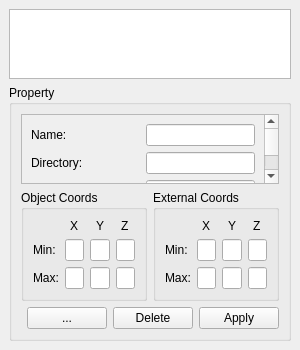
<?xml version="1.0" encoding="UTF-8"?>
<ui version="4.0">
 <class>ObjectEditorWIP</class>
 <widget class="QDockWidget" name="ObjectEditorWIP">
  <property name="geometry">
   <rect>
    <x>0</x>
    <y>0</y>
    <width>282</width>
    <height>297</height>
   </rect>
  </property>
  <property name="windowTitle">
   <string>Object Editor</string>
  </property>
  <widget class="QWidget" name="dockWidgetContents">
   <layout class="QGridLayout" name="gridLayout_7">
    <item row="1" column="0">
     <widget class="QGroupBox" name="groupBox_3">
      <property name="title">
       <string>Property</string>
      </property>
      <layout class="QGridLayout" name="gridLayout_5">
       <item row="2" column="0">
        <spacer name="horizontalSpacer">
         <property name="orientation">
          <enum>Qt::Horizontal</enum>
         </property>
         <property name="sizeHint" stdset="0">
          <size>
           <width>40</width>
           <height>20</height>
          </size>
         </property>
        </spacer>
       </item>
       <item row="1" column="0" colspan="4">
        <layout class="QHBoxLayout" name="horizontalLayout">
         <item>
          <widget class="QGroupBox" name="objectCoordsGroupBox">
           <property name="title">
            <string>Object Coords</string>
           </property>
           <layout class="QGridLayout" name="gridLayout_2">
            <item row="0" column="0">
             <layout class="QGridLayout" name="gridLayout">
              <item row="0" column="1" alignment="Qt::AlignHCenter">
               <widget class="QLabel" name="objectCoordXLabel">
                <property name="text">
                 <string>X</string>
                </property>
               </widget>
              </item>
              <item row="0" column="2" alignment="Qt::AlignHCenter">
               <widget class="QLabel" name="objectCoordYLabel">
                <property name="text">
                 <string>Y</string>
                </property>
               </widget>
              </item>
              <item row="1" column="0">
               <widget class="QLabel" name="objectCoordsMinLabel">
                <property name="sizePolicy">
                 <sizepolicy hsizetype="Fixed" vsizetype="Preferred">
                  <horstretch>0</horstretch>
                  <verstretch>0</verstretch>
                 </sizepolicy>
                </property>
                <property name="text">
                 <string>Min:</string>
                </property>
               </widget>
              </item>
              <item row="2" column="0">
               <widget class="QLabel" name="objectCoordsMaxLabel">
                <property name="sizePolicy">
                 <sizepolicy hsizetype="Fixed" vsizetype="Preferred">
                  <horstretch>0</horstretch>
                  <verstretch>0</verstretch>
                 </sizepolicy>
                </property>
                <property name="text">
                 <string>Max:</string>
                </property>
               </widget>
              </item>
              <item row="0" column="3" alignment="Qt::AlignHCenter">
               <widget class="QLabel" name="objectCoordZLabel">
                <property name="text">
                 <string>Z</string>
                </property>
               </widget>
              </item>
              <item row="1" column="1">
               <widget class="QLineEdit" name="minObjectXCoordLineEdit">
                <property name="sizePolicy">
                 <sizepolicy hsizetype="Ignored" vsizetype="Fixed">
                  <horstretch>0</horstretch>
                  <verstretch>0</verstretch>
                 </sizepolicy>
                </property>
                <property name="readOnly">
                 <bool>true</bool>
                </property>
               </widget>
              </item>
              <item row="2" column="1">
               <widget class="QLineEdit" name="maxObjectXCoordLineEdit">
                <property name="sizePolicy">
                 <sizepolicy hsizetype="Ignored" vsizetype="Fixed">
                  <horstretch>0</horstretch>
                  <verstretch>0</verstretch>
                 </sizepolicy>
                </property>
                <property name="readOnly">
                 <bool>true</bool>
                </property>
               </widget>
              </item>
              <item row="1" column="2">
               <widget class="QLineEdit" name="minObjectYCoordLineEdit">
                <property name="sizePolicy">
                 <sizepolicy hsizetype="Ignored" vsizetype="Fixed">
                  <horstretch>0</horstretch>
                  <verstretch>0</verstretch>
                 </sizepolicy>
                </property>
                <property name="readOnly">
                 <bool>true</bool>
                </property>
               </widget>
              </item>
              <item row="2" column="2">
               <widget class="QLineEdit" name="maxObjectYCoordLineEdit">
                <property name="sizePolicy">
                 <sizepolicy hsizetype="Ignored" vsizetype="Fixed">
                  <horstretch>0</horstretch>
                  <verstretch>0</verstretch>
                 </sizepolicy>
                </property>
                <property name="readOnly">
                 <bool>true</bool>
                </property>
               </widget>
              </item>
              <item row="1" column="3">
               <widget class="QLineEdit" name="minObjectZCoordLineEdit">
                <property name="sizePolicy">
                 <sizepolicy hsizetype="Ignored" vsizetype="Fixed">
                  <horstretch>0</horstretch>
                  <verstretch>0</verstretch>
                 </sizepolicy>
                </property>
                <property name="readOnly">
                 <bool>true</bool>
                </property>
               </widget>
              </item>
              <item row="2" column="3">
               <widget class="QLineEdit" name="maxObjectZCoordLineEdit">
                <property name="sizePolicy">
                 <sizepolicy hsizetype="Ignored" vsizetype="Fixed">
                  <horstretch>0</horstretch>
                  <verstretch>0</verstretch>
                 </sizepolicy>
                </property>
                <property name="readOnly">
                 <bool>true</bool>
                </property>
               </widget>
              </item>
             </layout>
            </item>
           </layout>
          </widget>
         </item>
         <item>
          <widget class="QGroupBox" name="externalCoordsGroupBox">
           <property name="title">
            <string>External Coords</string>
           </property>
           <layout class="QGridLayout" name="gridLayout_3">
            <item row="0" column="0">
             <layout class="QGridLayout" name="gridLayout_4">
              <item row="0" column="1" alignment="Qt::AlignHCenter">
               <widget class="QLabel" name="externalCoordXLabel">
                <property name="text">
                 <string>X</string>
                </property>
               </widget>
              </item>
              <item row="0" column="2" alignment="Qt::AlignHCenter">
               <widget class="QLabel" name="externalCoordYLabel">
                <property name="text">
                 <string>Y</string>
                </property>
               </widget>
              </item>
              <item row="1" column="0">
               <widget class="QLabel" name="externalCoordsMinLabel">
                <property name="sizePolicy">
                 <sizepolicy hsizetype="Fixed" vsizetype="Preferred">
                  <horstretch>0</horstretch>
                  <verstretch>0</verstretch>
                 </sizepolicy>
                </property>
                <property name="text">
                 <string>Min:</string>
                </property>
               </widget>
              </item>
              <item row="2" column="0">
               <widget class="QLabel" name="externalCoordsMaxLabel">
                <property name="sizePolicy">
                 <sizepolicy hsizetype="Fixed" vsizetype="Preferred">
                  <horstretch>0</horstretch>
                  <verstretch>0</verstretch>
                 </sizepolicy>
                </property>
                <property name="text">
                 <string>Max:</string>
                </property>
               </widget>
              </item>
              <item row="0" column="3" alignment="Qt::AlignHCenter">
               <widget class="QLabel" name="externalCoordZLabel">
                <property name="text">
                 <string>Z</string>
                </property>
               </widget>
              </item>
              <item row="1" column="1">
               <widget class="QLineEdit" name="minExternalXCoordLineEdit">
                <property name="sizePolicy">
                 <sizepolicy hsizetype="Ignored" vsizetype="Fixed">
                  <horstretch>0</horstretch>
                  <verstretch>0</verstretch>
                 </sizepolicy>
                </property>
                <property name="readOnly">
                 <bool>true</bool>
                </property>
               </widget>
              </item>
              <item row="2" column="1">
               <widget class="QLineEdit" name="maxExternalXCoordLineEdit">
                <property name="sizePolicy">
                 <sizepolicy hsizetype="Ignored" vsizetype="Fixed">
                  <horstretch>0</horstretch>
                  <verstretch>0</verstretch>
                 </sizepolicy>
                </property>
                <property name="readOnly">
                 <bool>true</bool>
                </property>
               </widget>
              </item>
              <item row="1" column="2">
               <widget class="QLineEdit" name="minExternalYCoordLineEdit">
                <property name="sizePolicy">
                 <sizepolicy hsizetype="Ignored" vsizetype="Fixed">
                  <horstretch>0</horstretch>
                  <verstretch>0</verstretch>
                 </sizepolicy>
                </property>
                <property name="readOnly">
                 <bool>true</bool>
                </property>
               </widget>
              </item>
              <item row="1" column="3">
               <widget class="QLineEdit" name="minExternalZCoordLineEdit">
                <property name="sizePolicy">
                 <sizepolicy hsizetype="Ignored" vsizetype="Fixed">
                  <horstretch>0</horstretch>
                  <verstretch>0</verstretch>
                 </sizepolicy>
                </property>
                <property name="readOnly">
                 <bool>true</bool>
                </property>
               </widget>
              </item>
              <item row="2" column="2">
               <widget class="QLineEdit" name="maxExternalYCoordLineEdit">
                <property name="sizePolicy">
                 <sizepolicy hsizetype="Ignored" vsizetype="Fixed">
                  <horstretch>0</horstretch>
                  <verstretch>0</verstretch>
                 </sizepolicy>
                </property>
                <property name="readOnly">
                 <bool>true</bool>
                </property>
               </widget>
              </item>
              <item row="2" column="3">
               <widget class="QLineEdit" name="maxExternalZCoordLineEdit">
                <property name="sizePolicy">
                 <sizepolicy hsizetype="Ignored" vsizetype="Fixed">
                  <horstretch>0</horstretch>
                  <verstretch>0</verstretch>
                 </sizepolicy>
                </property>
                <property name="readOnly">
                 <bool>true</bool>
                </property>
               </widget>
              </item>
             </layout>
            </item>
           </layout>
          </widget>
         </item>
        </layout>
       </item>
       <item row="2" column="3">
        <widget class="QPushButton" name="applyPushButton">
         <property name="text">
          <string>Apply</string>
         </property>
        </widget>
       </item>
       <item row="2" column="2">
        <widget class="QPushButton" name="deletePushButton">
         <property name="text">
          <string>Delete</string>
         </property>
        </widget>
       </item>
       <item row="2" column="1">
        <widget class="QPushButton" name="browsePushButton">
         <property name="text">
          <string>...</string>
         </property>
        </widget>
       </item>
       <item row="0" column="0" colspan="4">
        <widget class="QScrollArea" name="scrollArea">
         <property name="widgetResizable">
          <bool>true</bool>
         </property>
         <widget class="QWidget" name="scrollAreaWidgetContents">
          <property name="geometry">
           <rect>
            <x>0</x>
            <y>0</y>
            <width>240</width>
            <height>495</height>
           </rect>
          </property>
          <layout class="QGridLayout" name="gridLayout_6">
           <item row="13" column="0">
            <layout class="QHBoxLayout" name="horizontalLayout_14">
             <item>
              <widget class="QLabel" name="particleLimitLabel">
               <property name="sizePolicy">
                <sizepolicy hsizetype="Ignored" vsizetype="Preferred">
                 <horstretch>0</horstretch>
                 <verstretch>0</verstretch>
                </sizepolicy>
               </property>
               <property name="text">
                <string>Particle Limit:</string>
               </property>
              </widget>
             </item>
             <item>
              <widget class="QSpinBox" name="particleLimitSpinBox">
               <property name="sizePolicy">
                <sizepolicy hsizetype="Ignored" vsizetype="Fixed">
                 <horstretch>0</horstretch>
                 <verstretch>0</verstretch>
                </sizepolicy>
               </property>
              </widget>
             </item>
            </layout>
           </item>
           <item row="6" column="0">
            <layout class="QHBoxLayout" name="horizontalLayout_7">
             <item>
              <widget class="QLabel" name="numberOfVectorLabel">
               <property name="sizePolicy">
                <sizepolicy hsizetype="Ignored" vsizetype="Preferred">
                 <horstretch>0</horstretch>
                 <verstretch>0</verstretch>
                </sizepolicy>
               </property>
               <property name="text">
                <string>Number of vector:</string>
               </property>
              </widget>
             </item>
             <item>
              <widget class="QLineEdit" name="numberOfVectorLineEdit">
               <property name="sizePolicy">
                <sizepolicy hsizetype="Ignored" vsizetype="Fixed">
                 <horstretch>0</horstretch>
                 <verstretch>0</verstretch>
                </sizepolicy>
               </property>
               <property name="readOnly">
                <bool>true</bool>
               </property>
              </widget>
             </item>
            </layout>
           </item>
           <item row="14" column="0">
            <layout class="QHBoxLayout" name="horizontalLayout_15">
             <item>
              <widget class="QLabel" name="densityLabel">
               <property name="sizePolicy">
                <sizepolicy hsizetype="Ignored" vsizetype="Preferred">
                 <horstretch>0</horstretch>
                 <verstretch>0</verstretch>
                </sizepolicy>
               </property>
               <property name="text">
                <string>Density:</string>
               </property>
              </widget>
             </item>
             <item>
              <widget class="QDoubleSpinBox" name="densityDoubleSpinBox">
               <property name="sizePolicy">
                <sizepolicy hsizetype="Ignored" vsizetype="Fixed">
                 <horstretch>0</horstretch>
                 <verstretch>0</verstretch>
                </sizepolicy>
               </property>
              </widget>
             </item>
            </layout>
           </item>
           <item row="17" column="0">
            <layout class="QHBoxLayout" name="horizontalLayout_18">
             <item>
              <widget class="QLabel" name="colorLabel">
               <property name="sizePolicy">
                <sizepolicy hsizetype="Ignored" vsizetype="Preferred">
                 <horstretch>0</horstretch>
                 <verstretch>0</verstretch>
                </sizepolicy>
               </property>
               <property name="text">
                <string>Color:</string>
               </property>
              </widget>
             </item>
             <item>
              <widget class="ClickableLabel" name="colorClickableLabel">
               <property name="sizePolicy">
                <sizepolicy hsizetype="Ignored" vsizetype="Fixed">
                 <horstretch>0</horstretch>
                 <verstretch>0</verstretch>
                </sizepolicy>
               </property>
               <property name="frameShape">
                <enum>QFrame::StyledPanel</enum>
               </property>
               <property name="text">
                <string/>
               </property>
              </widget>
             </item>
            </layout>
           </item>
           <item row="11" column="0">
            <layout class="QHBoxLayout" name="horizontalLayout_12">
             <item>
              <widget class="QLabel" name="fileTypeLabel">
               <property name="sizePolicy">
                <sizepolicy hsizetype="Ignored" vsizetype="Preferred">
                 <horstretch>0</horstretch>
                 <verstretch>0</verstretch>
                </sizepolicy>
               </property>
               <property name="text">
                <string>File Type:</string>
               </property>
              </widget>
             </item>
             <item>
              <widget class="QLineEdit" name="fileTypeLineEdit">
               <property name="sizePolicy">
                <sizepolicy hsizetype="Ignored" vsizetype="Fixed">
                 <horstretch>0</horstretch>
                 <verstretch>0</verstretch>
                </sizepolicy>
               </property>
               <property name="readOnly">
                <bool>true</bool>
               </property>
              </widget>
             </item>
            </layout>
           </item>
           <item row="5" column="0">
            <layout class="QHBoxLayout" name="horizontalLayout_6">
             <item>
              <widget class="QLabel" name="focusLabel">
               <property name="sizePolicy">
                <sizepolicy hsizetype="Ignored" vsizetype="Preferred">
                 <horstretch>0</horstretch>
                 <verstretch>0</verstretch>
                </sizepolicy>
               </property>
               <property name="text">
                <string>Focus:</string>
               </property>
              </widget>
             </item>
             <item>
              <widget class="QCheckBox" name="focusCheckBox">
               <property name="sizePolicy">
                <sizepolicy hsizetype="Ignored" vsizetype="Fixed">
                 <horstretch>0</horstretch>
                 <verstretch>0</verstretch>
                </sizepolicy>
               </property>
               <property name="text">
                <string/>
               </property>
              </widget>
             </item>
            </layout>
           </item>
           <item row="10" column="0">
            <layout class="QHBoxLayout" name="horizontalLayout_11">
             <item>
              <widget class="QLabel" name="elementTypeLabel">
               <property name="sizePolicy">
                <sizepolicy hsizetype="Ignored" vsizetype="Preferred">
                 <horstretch>0</horstretch>
                 <verstretch>0</verstretch>
                </sizepolicy>
               </property>
               <property name="text">
                <string>Element Type:</string>
               </property>
              </widget>
             </item>
             <item>
              <widget class="QLineEdit" name="elementTypeLineEdit">
               <property name="sizePolicy">
                <sizepolicy hsizetype="Ignored" vsizetype="Fixed">
                 <horstretch>0</horstretch>
                 <verstretch>0</verstretch>
                </sizepolicy>
               </property>
               <property name="readOnly">
                <bool>true</bool>
               </property>
              </widget>
             </item>
            </layout>
           </item>
           <item row="16" column="0">
            <layout class="QHBoxLayout" name="horizontalLayout_17">
             <item>
              <widget class="QLabel" name="exportLabel">
               <property name="sizePolicy">
                <sizepolicy hsizetype="Ignored" vsizetype="Preferred">
                 <horstretch>0</horstretch>
                 <verstretch>0</verstretch>
                </sizepolicy>
               </property>
               <property name="text">
                <string>Export:</string>
               </property>
              </widget>
             </item>
             <item>
              <widget class="QPushButton" name="exportPushButton">
               <property name="sizePolicy">
                <sizepolicy hsizetype="Ignored" vsizetype="Fixed">
                 <horstretch>0</horstretch>
                 <verstretch>0</verstretch>
                </sizepolicy>
               </property>
               <property name="text">
                <string>Export</string>
               </property>
              </widget>
             </item>
            </layout>
           </item>
           <item row="12" column="0">
            <layout class="QHBoxLayout" name="horizontalLayout_13">
             <item>
              <widget class="QLabel" name="stepNumberLabel">
               <property name="sizePolicy">
                <sizepolicy hsizetype="Ignored" vsizetype="Preferred">
                 <horstretch>0</horstretch>
                 <verstretch>0</verstretch>
                </sizepolicy>
               </property>
               <property name="text">
                <string>Step Number:</string>
               </property>
              </widget>
             </item>
             <item>
              <widget class="QLineEdit" name="stepNumberLineEdit">
               <property name="sizePolicy">
                <sizepolicy hsizetype="Ignored" vsizetype="Fixed">
                 <horstretch>0</horstretch>
                 <verstretch>0</verstretch>
                </sizepolicy>
               </property>
               <property name="readOnly">
                <bool>true</bool>
               </property>
              </widget>
             </item>
            </layout>
           </item>
           <item row="15" column="0">
            <layout class="QHBoxLayout" name="horizontalLayout_16">
             <item>
              <widget class="QLabel" name="coordinateLabel">
               <property name="sizePolicy">
                <sizepolicy hsizetype="Ignored" vsizetype="Preferred">
                 <horstretch>0</horstretch>
                 <verstretch>0</verstretch>
                </sizepolicy>
               </property>
               <property name="text">
                <string>Coordinate:</string>
               </property>
              </widget>
             </item>
             <item>
              <layout class="QHBoxLayout" name="horizontalLayout_21">
               <item>
                <widget class="QLineEdit" name="coordinateXLineEdit">
                 <property name="sizePolicy">
                  <sizepolicy hsizetype="Ignored" vsizetype="Fixed">
                   <horstretch>0</horstretch>
                   <verstretch>0</verstretch>
                  </sizepolicy>
                 </property>
                 <property name="placeholderText">
                  <string>X</string>
                 </property>
                </widget>
               </item>
               <item>
                <widget class="QLineEdit" name="coordinateYLineEdit">
                 <property name="sizePolicy">
                  <sizepolicy hsizetype="Ignored" vsizetype="Fixed">
                   <horstretch>0</horstretch>
                   <verstretch>0</verstretch>
                  </sizepolicy>
                 </property>
                 <property name="placeholderText">
                  <string>Y</string>
                 </property>
                </widget>
               </item>
               <item>
                <widget class="QLineEdit" name="coordinateZLineEdit">
                 <property name="sizePolicy">
                  <sizepolicy hsizetype="Ignored" vsizetype="Fixed">
                   <horstretch>0</horstretch>
                   <verstretch>0</verstretch>
                  </sizepolicy>
                 </property>
                 <property name="placeholderText">
                  <string>Z</string>
                 </property>
                </widget>
               </item>
              </layout>
             </item>
            </layout>
           </item>
           <item row="3" column="0">
            <layout class="QHBoxLayout" name="horizontalLayout_3">
             <item>
              <widget class="QLabel" name="formatLabel">
               <property name="sizePolicy">
                <sizepolicy hsizetype="Ignored" vsizetype="Preferred">
                 <horstretch>0</horstretch>
                 <verstretch>0</verstretch>
                </sizepolicy>
               </property>
               <property name="text">
                <string>Format:</string>
               </property>
              </widget>
             </item>
             <item>
              <widget class="QLineEdit" name="formatLineEdit">
               <property name="sizePolicy">
                <sizepolicy hsizetype="Ignored" vsizetype="Fixed">
                 <horstretch>0</horstretch>
                 <verstretch>0</verstretch>
                </sizepolicy>
               </property>
               <property name="readOnly">
                <bool>true</bool>
               </property>
              </widget>
             </item>
            </layout>
           </item>
           <item row="7" column="0">
            <layout class="QHBoxLayout" name="horizontalLayout_8">
             <item>
              <widget class="QLabel" name="numberOfElementsLabel">
               <property name="sizePolicy">
                <sizepolicy hsizetype="Ignored" vsizetype="Preferred">
                 <horstretch>0</horstretch>
                 <verstretch>0</verstretch>
                </sizepolicy>
               </property>
               <property name="text">
                <string>Number of element:</string>
               </property>
              </widget>
             </item>
             <item>
              <widget class="QLineEdit" name="numberOfElementsLineEdit">
               <property name="sizePolicy">
                <sizepolicy hsizetype="Ignored" vsizetype="Fixed">
                 <horstretch>0</horstretch>
                 <verstretch>0</verstretch>
                </sizepolicy>
               </property>
               <property name="readOnly">
                <bool>true</bool>
               </property>
              </widget>
             </item>
            </layout>
           </item>
           <item row="2" column="0">
            <layout class="QHBoxLayout" name="horizontalLayout_4">
             <item>
              <widget class="QLabel" name="directoryLabel">
               <property name="sizePolicy">
                <sizepolicy hsizetype="Ignored" vsizetype="Preferred">
                 <horstretch>0</horstretch>
                 <verstretch>0</verstretch>
                </sizepolicy>
               </property>
               <property name="text">
                <string>Directory:</string>
               </property>
              </widget>
             </item>
             <item>
              <widget class="QLineEdit" name="directoryLineEdit">
               <property name="sizePolicy">
                <sizepolicy hsizetype="Ignored" vsizetype="Fixed">
                 <horstretch>0</horstretch>
                 <verstretch>0</verstretch>
                </sizepolicy>
               </property>
               <property name="readOnly">
                <bool>true</bool>
               </property>
              </widget>
             </item>
            </layout>
           </item>
           <item row="18" column="0">
            <layout class="QHBoxLayout" name="horizontalLayout_19">
             <item>
              <widget class="QLabel" name="opacityLabel">
               <property name="sizePolicy">
                <sizepolicy hsizetype="Ignored" vsizetype="Preferred">
                 <horstretch>0</horstretch>
                 <verstretch>0</verstretch>
                </sizepolicy>
               </property>
               <property name="text">
                <string>Opacity:</string>
               </property>
              </widget>
             </item>
             <item>
              <widget class="QDoubleSpinBox" name="opacityDoubleSpinBox">
               <property name="sizePolicy">
                <sizepolicy hsizetype="Ignored" vsizetype="Fixed">
                 <horstretch>0</horstretch>
                 <verstretch>0</verstretch>
                </sizepolicy>
               </property>
              </widget>
             </item>
            </layout>
           </item>
           <item row="8" column="0">
            <layout class="QHBoxLayout" name="horizontalLayout_9">
             <item>
              <widget class="QLabel" name="numberOfSubvolumeLabel">
               <property name="sizePolicy">
                <sizepolicy hsizetype="Ignored" vsizetype="Preferred">
                 <horstretch>0</horstretch>
                 <verstretch>0</verstretch>
                </sizepolicy>
               </property>
               <property name="text">
                <string>Number of subvolume:</string>
               </property>
              </widget>
             </item>
             <item>
              <widget class="QLineEdit" name="numberOfSubvolumeLineEdit">
               <property name="sizePolicy">
                <sizepolicy hsizetype="Ignored" vsizetype="Fixed">
                 <horstretch>0</horstretch>
                 <verstretch>0</verstretch>
                </sizepolicy>
               </property>
               <property name="readOnly">
                <bool>true</bool>
               </property>
              </widget>
             </item>
            </layout>
           </item>
           <item row="9" column="0">
            <layout class="QHBoxLayout" name="horizontalLayout_10">
             <item>
              <widget class="QLabel" name="numberOfNodesLabel">
               <property name="sizePolicy">
                <sizepolicy hsizetype="Ignored" vsizetype="Preferred">
                 <horstretch>0</horstretch>
                 <verstretch>0</verstretch>
                </sizepolicy>
               </property>
               <property name="text">
                <string>Number of nodes:</string>
               </property>
              </widget>
             </item>
             <item>
              <widget class="QLineEdit" name="numberOfNodesLineEdit">
               <property name="sizePolicy">
                <sizepolicy hsizetype="Ignored" vsizetype="Fixed">
                 <horstretch>0</horstretch>
                 <verstretch>0</verstretch>
                </sizepolicy>
               </property>
               <property name="readOnly">
                <bool>true</bool>
               </property>
              </widget>
             </item>
            </layout>
           </item>
           <item row="4" column="0">
            <layout class="QHBoxLayout" name="horizontalLayout_5">
             <item>
              <widget class="QLabel" name="timeStepLabel">
               <property name="sizePolicy">
                <sizepolicy hsizetype="Ignored" vsizetype="Preferred">
                 <horstretch>0</horstretch>
                 <verstretch>0</verstretch>
                </sizepolicy>
               </property>
               <property name="text">
                <string>Time Step(Min,Max):</string>
               </property>
              </widget>
             </item>
             <item>
              <layout class="QHBoxLayout" name="horizontalLayout_20">
               <item>
                <widget class="QLineEdit" name="timeStepMinLineEdit">
                 <property name="sizePolicy">
                  <sizepolicy hsizetype="Ignored" vsizetype="Fixed">
                   <horstretch>0</horstretch>
                   <verstretch>0</verstretch>
                  </sizepolicy>
                 </property>
                 <property name="readOnly">
                  <bool>true</bool>
                 </property>
                </widget>
               </item>
               <item>
                <widget class="QLineEdit" name="timeStepMaxLineEdit">
                 <property name="sizePolicy">
                  <sizepolicy hsizetype="Ignored" vsizetype="Fixed">
                   <horstretch>0</horstretch>
                   <verstretch>0</verstretch>
                  </sizepolicy>
                 </property>
                 <property name="readOnly">
                  <bool>true</bool>
                 </property>
                </widget>
               </item>
              </layout>
             </item>
            </layout>
           </item>
           <item row="0" column="0">
            <layout class="QHBoxLayout" name="horizontalLayout_2">
             <item>
              <widget class="QLabel" name="nameLabel">
               <property name="sizePolicy">
                <sizepolicy hsizetype="Ignored" vsizetype="Preferred">
                 <horstretch>0</horstretch>
                 <verstretch>0</verstretch>
                </sizepolicy>
               </property>
               <property name="text">
                <string>Name:</string>
               </property>
              </widget>
             </item>
             <item>
              <widget class="QLineEdit" name="nameLineEdit">
               <property name="sizePolicy">
                <sizepolicy hsizetype="Ignored" vsizetype="Fixed">
                 <horstretch>0</horstretch>
                 <verstretch>0</verstretch>
                </sizepolicy>
               </property>
               <property name="readOnly">
                <bool>true</bool>
               </property>
              </widget>
             </item>
            </layout>
           </item>
           <item row="19" column="0">
            <spacer name="verticalSpacer">
             <property name="orientation">
              <enum>Qt::Vertical</enum>
             </property>
             <property name="sizeHint" stdset="0">
              <size>
               <width>20</width>
               <height>40</height>
              </size>
             </property>
            </spacer>
           </item>
          </layout>
         </widget>
        </widget>
       </item>
      </layout>
     </widget>
    </item>
    <item row="0" column="0">
     <widget class="QTreeView" name="treeView"/>
    </item>
   </layout>
  </widget>
 </widget>
 <customwidgets>
  <customwidget>
   <class>ClickableLabel</class>
   <extends>QLabel</extends>
   <header>ClickableLabel.h</header>
  </customwidget>
 </customwidgets>
 <resources/>
 <connections/>
</ui>
